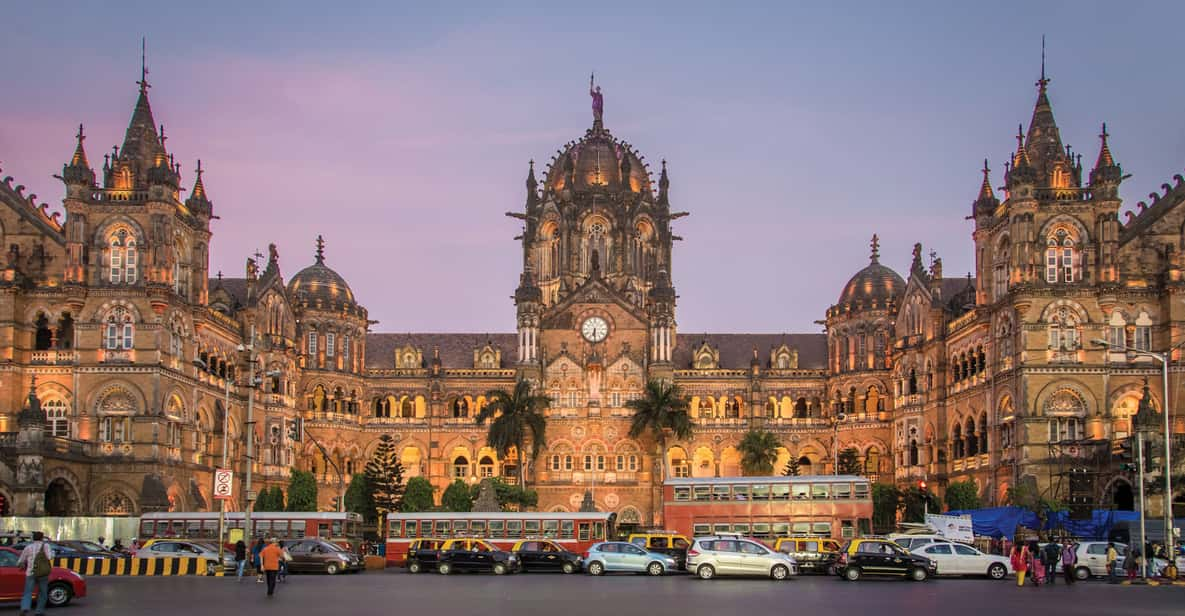
#> input picture wygladzenieIRozmycie/bombaj.jpg, 1185 x 616 px
$ python zad5.py
#> lines starting #> are read from the running program, lines starting #| are printed output that depends on the picture
import cv2 as cv

#popracować nad szumem

image = cv.imread('bombaj.jpg')
#> image is the input picture: shape (616, 1185, 3); mean B, G, R 115.2, 115.5, 135.7
cv.imshow("Image", image)

m = (50,50,50)
s = (50,50,50)
image = cv.randn(image, m, s)
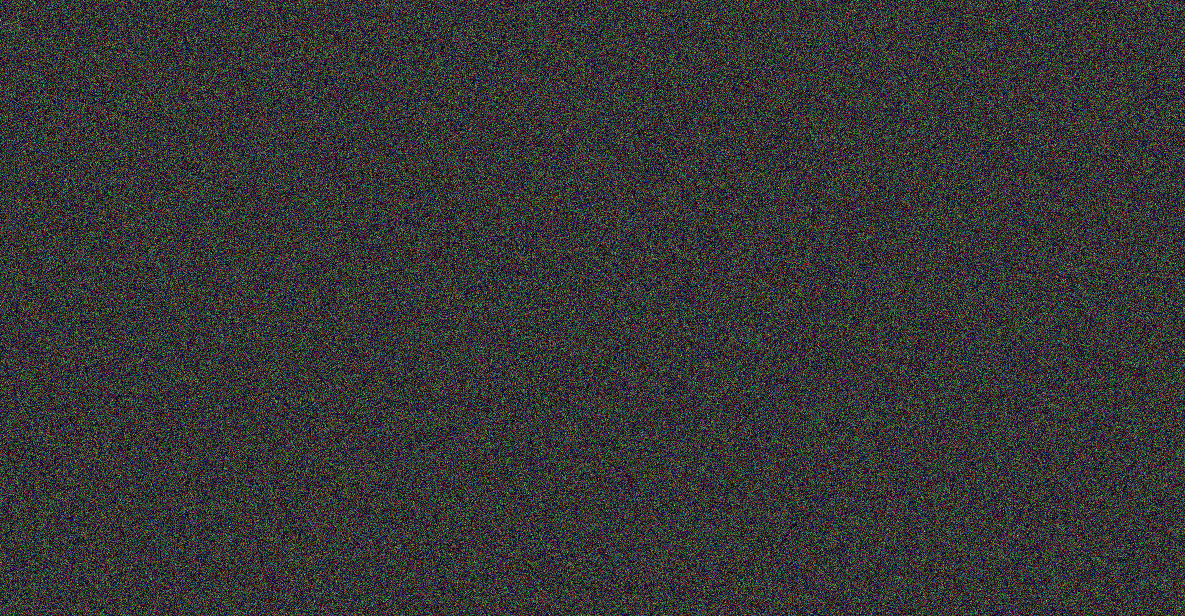
#> image: shape (616, 1185, 3); mean B, G, R 54.2, 54.2, 54.2
cv.imshow("ImageWithNoise", image)


kX, kY = 9,9
blurred = cv.blur(image, (kX, kY))
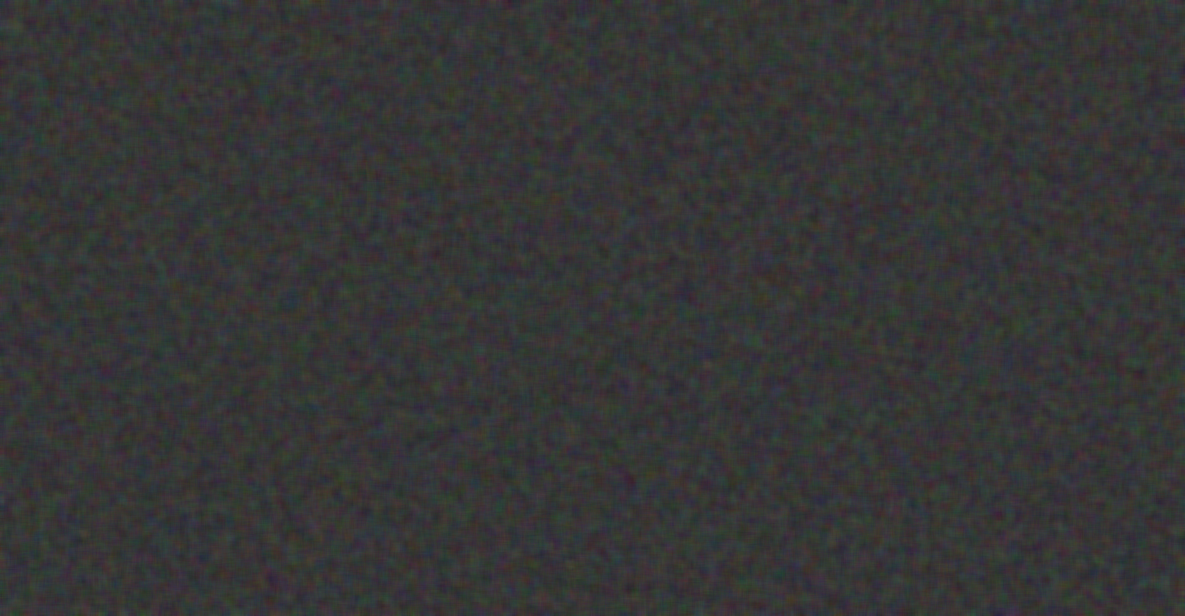
#> blurred: shape (616, 1185, 3); mean B, G, R 54.2, 54.2, 54.2
cv.imshow("Rozmycie proste", blurred)

blurred = cv.GaussianBlur(image, (kX, kY),0)
cv.imshow("Rozmycie Gaussa", blurred)

blurred = cv.medianBlur(image, kX)
cv.imshow("Rozmycie medianowe", blurred)

diameter = 11
sigmaColor = 61
sigmaSpace = 39

blurred = cv.bilateralFilter(image, diameter, sigmaColor, sigmaSpace)
cv.imshow("Rozmycie dwustronne", blurred)
cv.waitKey(0)
cv.destroyAllWindows()

$ run again, with wygladzenieIRozmycie/mountainsWithNoise.png saved as wygladzenieIRozmycie/bombaj.jpg
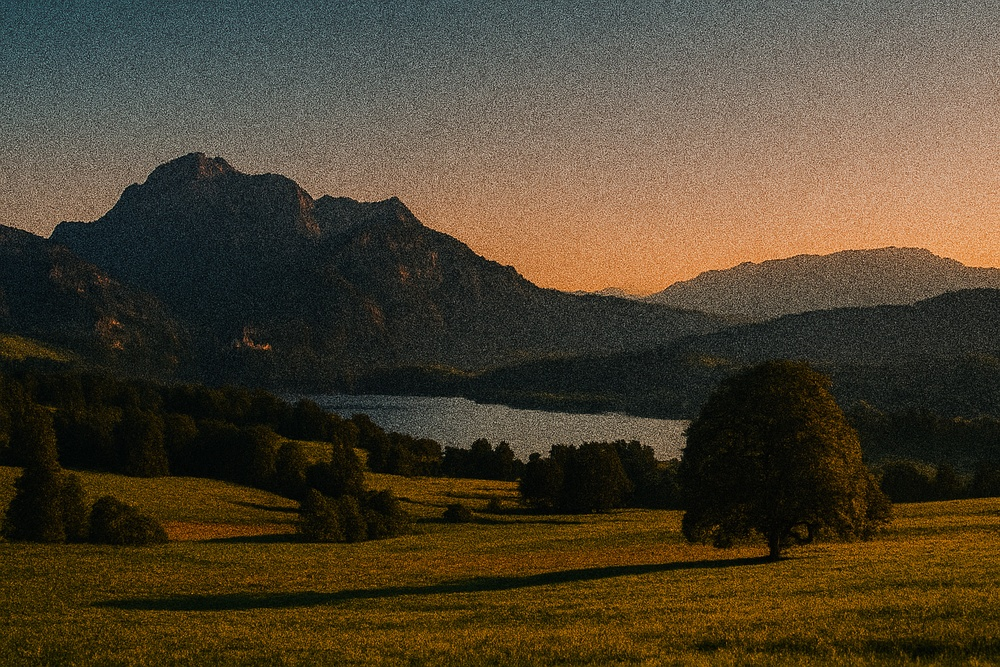
#> input picture wygladzenieIRozmycie/mountainsWithNoise.png, 1000 x 667 px, shrunk from 1536 x 1024 before the run
#> image is the input picture: shape (667, 1000, 3); mean B, G, R 46.9, 66, 76.9
#> `image = cv.randn(image, m, s)`:
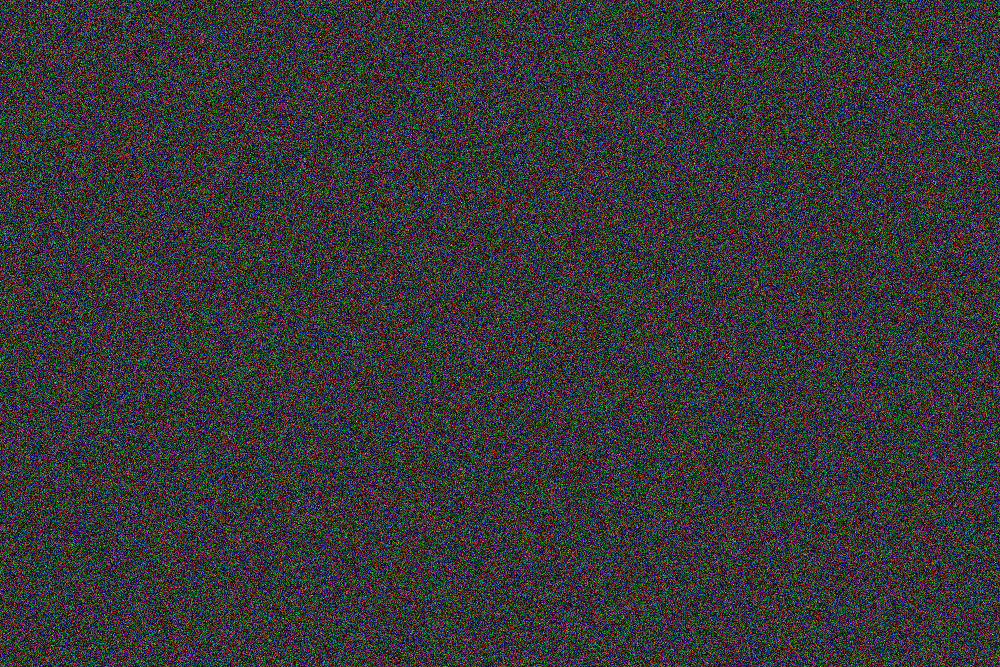
#> image: shape (667, 1000, 3); mean B, G, R 54.2, 54.2, 54.2
